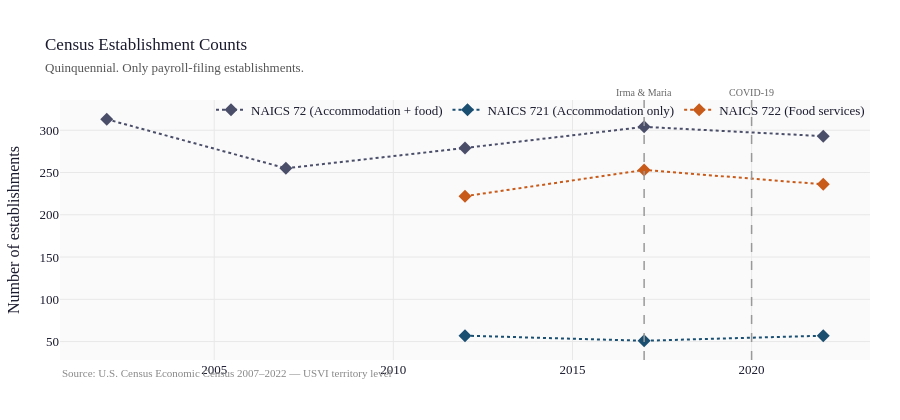

The notebook cell saved with this chart:
### Markdown cell above
---
## 3. Census Establishments and Receipts

### Code cell
# Establishments and receipts for NAICS 72, 721, 722
fig = go.Figure()
for naics_code, name, color in [
    ("72", "NAICS 72 (Accommodation + food)", PALETTE["total"]),
    ("721", "NAICS 721 (Accommodation only)", PALETTE["tourists"]),
    ("722", "NAICS 722 (Food services)", PALETTE["cruise"]),
]:
    sub = (
        census[census["naics"] == naics_code]
        .dropna(subset=["estab"])
        .sort_values("year")
    )
    fig.add_trace(
        go.Scatter(
            x=sub["year"],
            y=sub["estab"],
            mode="markers+lines",
            name=name,
            line=dict(color=color, width=2, dash="dot"),
            marker=dict(size=10, symbol="diamond"),
        )
    )
fig.update_layout(
    title=dict(
        text="Census Establishment Counts<br>"
        '<span style="font-size:13px;color:#555">Quinquennial. Only payroll-filing establishments.</span>',
        font=dict(size=17),
    ),
    yaxis_title="Number of establishments",
    height=420,
    annotations=[
        dict(
            xref="paper",
            yref="paper",
            x=0,
            y=-0.08,
            text='<span style="color:#888;font-size:11px">Source: U.S. Census Economic Census 2007–2022 — USVI territory level</span>',
            showarrow=False,
            xanchor="left",
        )
    ],
)
for x_val, label in [(2017, "Irma & Maria"), (2020, "COVID-19")]:
    fig.add_vline(
        x=x_val,
        line=dict(color="#999", width=1.5, dash="dash"),
        annotation_text=label,
        annotation_position="top",
        annotation_font=dict(size=10, color="#666"),
    )
fig.show()

### Figure 1 — Plotly figure (JSON) as saved in the notebook; plotly's stock layout.template omitted (floating-point values rounded to 4 significant figures)
{"data": [{"line": {"color": "#4a4e69", "dash": "dot", "width": 2}, "marker": {"size": 10, "symbol": "diamond"}, "mode": "markers+lines", "name": "NAICS 72 (Accommodation + food)", "type": "scatter", "x": [2002, 2007, 2012, 2017, 2022], "y": [313, 255, 279, 304, 293]}, {"line": {"color": "#1a4f72", "dash": "dot", "width": 2}, "marker": {"size": 10, "symbol": "diamond"}, "mode": "markers+lines", "name": "NAICS 721 (Accommodation only)", "type": "scatter", "x": [2012, 2017, 2022], "y": [57, 51, 57]}, {"line": {"color": "#c85a1a", "dash": "dot", "width": 2}, "marker": {"size": 10, "symbol": "diamond"}, "mode": "markers+lines", "name": "NAICS 722 (Food services)", "type": "scatter", "x": [2012, 2017, 2022], "y": [222, 253, 236]}], "layout": {"annotations": [{"showarrow": false, "text": "<span style=\"color:#888;font-size:11px\">Source: U.S. Census Economic Census 2007–2022 — USVI territory level</span>", "x": 0, "xanchor": "left", "xref": "paper", "y": -0.08, "yref": "paper"}, {"font": {"color": "#666", "size": 10}, "showarrow": false, "text": "Irma & Maria", "x": 2017, "xanchor": "center", "xref": "x", "y": 1, "yanchor": "bottom", "yref": "y domain"}, {"font": {"color": "#666", "size": 10}, "showarrow": false, "text": "COVID-19", "x": 2020, "xanchor": "center", "xref": "x", "y": 1, "yanchor": "bottom", "yref": "y domain"}], "height": 420, "shapes": [{"line": {"color": "#999", "dash": "dash", "width": 1.5}, "type": "line", "x0": 2017, "x1": 2017, "xref": "x", "y0": 0, "y1": 1, "yref": "y domain"}, {"line": {"color": "#999", "dash": "dash", "width": 1.5}, "type": "line", "x0": 2020, "x1": 2020, "xref": "x", "y0": 0, "y1": 1, "yref": "y domain"}], "title": {"font": {"size": 17}, "text": "Census Establishment Counts<br><span style=\"font-size:13px;color:#555\">Quinquennial. Only payroll-filing establishments.</span>"}, "yaxis": {"title": {"text": "Number of establishments"}}}}
